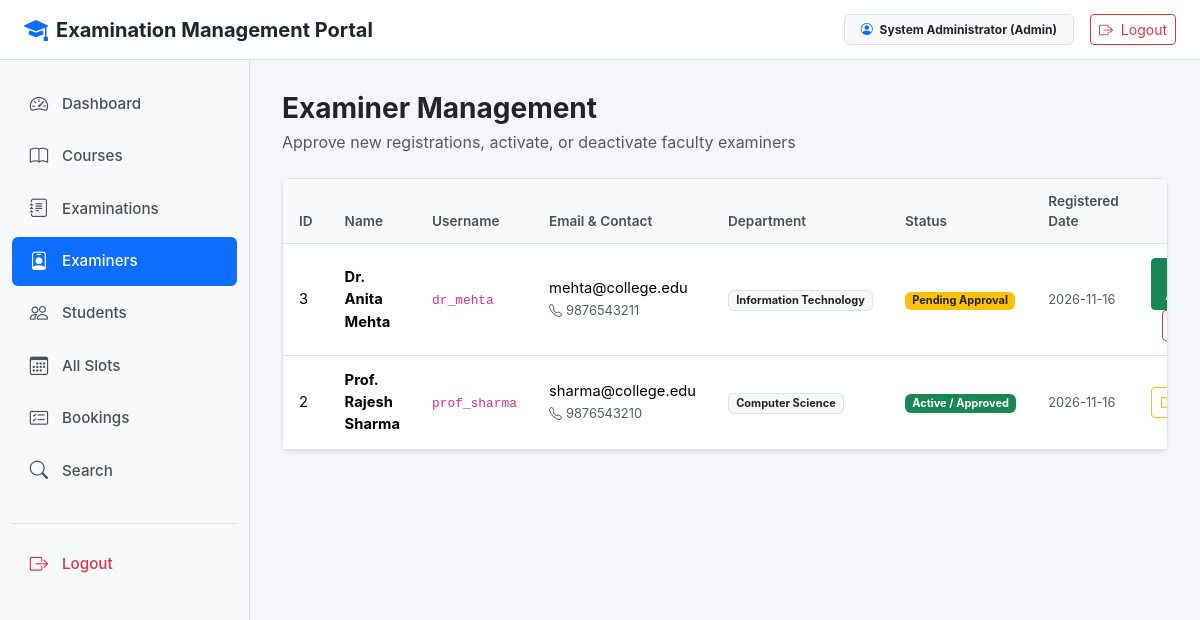
The page /admin/examiners (signed in) on the database its author committed.
### models.py (models this page shows, shortened)
class User(db.Model, UserMixin):
    id = db.Column(db.Integer, primary_key=True)
    username = db.Column(db.String(80), unique=True, nullable=False)
    email = db.Column(db.String(120), unique=True, nullable=False)
    password_hash = db.Column(db.String(255), nullable=False)
    name = db.Column(db.String(100), nullable=False)
    phone = db.Column(db.String(20))
    department = db.Column(db.String(100))
    role = db.Column(db.String(20), nullable=False, default='student')
    status = db.Column(db.String(20), nullable=False, default='active')
    created_at = db.Column(db.DateTime, default=datetime.utcnow)
    @property
    def is_active(self):
        return self.status not in ['deactivated', 'rejected']
    @property
    def is_admin(self):
        return self.role == 'admin'

### admin.py (the view)
@app.route('/admin/examiners')
@admin_required
def admin_examiners():
    examiners = User.query.filter_by(role='examiner').order_by(User.name.asc()).all()
    return render_template('admin/examiners.html', examiners=examiners)

### admin.py (called while the page is built)
def admin_required(function):
    @wraps(function)
    def wrapper(*args, **kwargs):
        if not current_user.is_authenticated:
            return redirect(url_for('login'))
        if not current_user.is_admin:
            flash('Admin access required.', 'danger')
            return redirect(url_for('index'))
        if current_user.status != 'active':
            logout_user()
            flash('Access denied. Account is inactive.', 'danger')
            return redirect(url_for('login'))
        return function(*args, **kwargs)
    return wrapper

### app.py (called while the page is built)
@login_manager.user_loader
def load_user(user_id):
    try:
        user = db.session.get(User, int(user_id))
        if user and user.status in ['deactivated', 'rejected']:
            return None
        return user
    except (ValueError, TypeError):
        return None

### templates/admin/examiners.html (shortened to what this page needs)
{% extends "base.html" %}
{% block content %}
<div class="d-flex justify-content-between align-items-center mb-4">
    <div>
        <h3 class="fw-bold mb-1">Examiner Management</h3>
        <p class="text-muted mb-0">Approve new registrations, activate, or deactivate faculty examiners</p>
    </div>
</div>
<div class="card shadow-sm">
    <div class="card-body p-0">
        <div class="table-responsive">
            <table class="table table-hover mb-0">
                <thead>
                    <tr>
                        <th>ID</th>
                        <th>Name</th>
                        <th>Username</th>
                        <th>Email & Contact</th>
                        <th>Department</th>
                        <th>Status</th>
                        <th>Registered Date</th>
                        <th class="text-end">Actions</th>
                    </tr>
                </thead>
                <tbody>
                    {% if examiners %}
                        {% for ex in examiners %}
                        <tr>
                            <td>{{ ex.id }}</td>
                            <td class="fw-bold">{{ ex.name }}</td>
                            <td><code>{{ ex.username }}</code></td>
                            <td>
                                {{ ex.email }}<br>
                                <small class="text-muted"><i class="bi bi-telephone me-1"></i>{{ ex.phone or 'Not provided' }}</small>
                            </td>
                            <td><span class="badge bg-light text-dark border">{{ ex.department or 'General' }}</span></td>
                            <td>
                                {% if ex.status == 'active' %}
                                <span class="badge bg-success">Active / Approved</span>
                                {% elif ex.status == 'pending' %}
                                <span class="badge bg-warning text-dark">Pending Approval</span>
                                {% elif ex.status == 'rejected' %}
                                <span class="badge bg-danger">Rejected</span>
                                {% else %}
                                <span class="badge bg-secondary">Deactivated</span>
                                {% endif %}
                            </td>
                            <td><small class="text-muted">{{ ex.created_at.strftime('%Y-%m-%d') }}</small></td>
                            <td class="text-end">
                                {% if ex.status == 'pending' %}
                                <form method="POST" action="{{ url_for('update_examiner_status', user_id=ex.id, action='approve') }}" class="d-inline">
                                    <button type="submit" class="btn btn-sm btn-success me-1">
                                    </button>
                                </form>
                                <form method="POST" action="{{ url_for('update_examiner_status', user_id=ex.id, action='reject') }}" class="d-inline">
                                    <button type="submit" class="btn btn-sm btn-outline-danger">
                                    </button>
                                </form>
                                {% elif ex.status == 'active' %}
                                <form method="POST" action="{{ url_for('update_examiner_status', user_id=ex.id, action='deactivate') }}" class="d-inline">
                                    <button type="submit" class="btn btn-sm btn-outline-warning">
                                        Deactivate
                                    </button>
                                </form>
                                {% else %}
                                <form method="POST" action="{{ url_for('update_examiner_status', user_id=ex.id, action='activate') }}" class="d-inline">
                                    <button type="submit" class="btn btn-sm btn-outline-success">
                                        Activate
                                    </button>
                                </form>
                                {% endif %}
                            </td>
                        </tr>
                        {% endfor %}
                    {% else %}
                        <tr>
                            <td colspan="8" class="text-center py-4 text-muted">No examiners found.</td>
                        </tr>
                    {% endif %}
                </tbody>
            </table>
        </div>
    </div>
</div>
{% endblock %}

### templates/base.html (shortened to what this page needs)
<!DOCTYPE html>
<html lang="en">
<head>
    <link href="https://cdn.jsdelivr.net/npm/bootstrap@5.3.2/dist/css/bootstrap.min.css" rel="stylesheet">
    <link href="https://cdn.jsdelivr.net/npm/bootstrap-icons@1.11.1/font/bootstrap-icons.css" rel="stylesheet">
</head>
<body>
    <nav class="top-navbar">
        <div class="d-flex align-items-center">
            <a href="{{ url_for('index') }}" class="text-decoration-none text-dark d-flex align-items-center gap-2">
                <i class="bi bi-mortarboard-fill text-primary fs-4"></i>
                <span class="fw-bold fs-5">Examination Management Portal</span>
            </a>
        </div>
        <div class="d-flex align-items-center gap-3">
            {% if current_user.is_authenticated %}
            <span class="badge bg-light text-dark border px-3 py-2">
                <i class="bi bi-person-circle me-1 text-primary"></i>
                {{ current_user.name }} ({{ current_user.role|capitalize }})
            </span>
            <a href="{{ url_for('logout') }}" class="btn btn-outline-danger btn-sm">
                <i class="bi bi-box-arrow-right me-1"></i> Logout
            </a>
            {% else %}
            <a href="{{ url_for('login') }}" class="btn btn-outline-primary btn-sm px-3">Login</a>
            <a href="{{ url_for('register') }}" class="btn btn-primary btn-sm px-3">Register</a>
            {% endif %}
        </div>
    </nav>
    {% if current_user.is_authenticated %}
    <div class="sidebar">
        <ul class="nav flex-column">
            {% if current_user.is_admin %}
            <li class="nav-item">
                <a class="nav-link {% if request.endpoint == 'admin_dashboard' %}active{% endif %}" href="{{ url_for('admin_dashboard') }}">
                    <i class="bi bi-speedometer2"></i> Dashboard
                </a>
            </li>
            <li class="nav-item">
                <a class="nav-link {% if request.endpoint in ['admin_courses', 'new_course', 'edit_course'] %}active{% endif %}" href="{{ url_for('admin_courses') }}">
                    <i class="bi bi-book"></i> Courses
                </a>
            </li>
            <li class="nav-item">
                <a class="nav-link {% if request.endpoint in ['admin_examinations', 'new_examination', 'edit_examination', 'admin_rubrics', 'new_rubric', 'edit_rubric'] %}active{% endif %}" href="{{ url_for('admin_examinations') }}">
                    <i class="bi bi-journal-text"></i> Examinations
                </a>
            </li>
            <li class="nav-item">
                <a class="nav-link {% if request.endpoint == 'admin_examiners' %}active{% endif %}" href="{{ url_for('admin_examiners') }}">
                    <i class="bi bi-person-badge"></i> Examiners
                </a>
            </li>
            <li class="nav-item">
                <a class="nav-link {% if request.endpoint == 'admin_students' %}active{% endif %}" href="{{ url_for('admin_students') }}">
                    <i class="bi bi-people"></i> Students
                </a>
            </li>
            <li class="nav-item">
                <a class="nav-link {% if request.endpoint in ['admin_slots', 'change_slot_examiner'] %}active{% endif %}" href="{{ url_for('admin_slots') }}">
                    <i class="bi bi-calendar3"></i> All Slots
                </a>
            </li>
            <li class="nav-item">
                <a class="nav-link {% if request.endpoint in ['admin_bookings', 'reschedule_booking'] %}active{% endif %}" href="{{ url_for('admin_bookings') }}">
                    <i class="bi bi-card-checklist"></i> Bookings
                </a>
            </li>
            <li class="nav-item">
                <a class="nav-link {% if request.endpoint == 'admin_search' %}active{% endif %}" href="{{ url_for('admin_search') }}">
                    <i class="bi bi-search"></i> Search
                </a>
            </li>
            {% endif %}
            <li class="nav-item mt-4 pt-3 border-top">
                <a class="nav-link text-danger" href="{{ url_for('logout') }}">
                    <i class="bi bi-box-arrow-right"></i> Logout
                </a>
            </li>
        </ul>
    </div>
    <main class="main-wrapper">
        {% block content %}{% endblock %}
    </main>
    {% endif %}
</body>
</html>

### templates/base.html (style rules this page uses)
:root { --primary-color: #0d6efd; --sidebar-width: 250px; --sidebar-bg: #f8f9fa; --border-color: #dee2e6; }
body { font-family: -apple-system, BlinkMacSystemFont, "Segoe UI", Roboto, "Helvetica Neue", Arial, sans-serif; background-color: #f4f6f9; color: #212529; margin: 0; padding: 0; }
.top-navbar { height: 60px; background-color: #ffffff; border-bottom: 1px solid var(--border-color); position: fixed; top: 0; left: 0; right: 0; z-index: 1030; display: flex; align-items: center; justify-content: space-between; padding: 0 1.5rem; }
.sidebar { width: var(--sidebar-width); background-color: var(--sidebar-bg); border-right: 1px solid var(--border-color); position: fixed; top: 60px; bottom: 0; left: 0; z-index: 1020; padding: 1.25rem 0.75rem; overflow-y: auto; }
.sidebar .nav-link { display: flex; align-items: center; padding: 0.65rem 1rem; color: #495057; border-radius: 6px; font-weight: 500; font-size: 0.95rem; margin-bottom: 0.25rem; text-decoration: none; }
.sidebar .nav-link i { font-size: 1.15rem; margin-right: 0.75rem; width: 22px; text-align: center; }
.sidebar .nav-link.active { color: #ffffff; background-color: var(--primary-color); }
.main-wrapper { margin-top: 60px; margin-left: var(--sidebar-width); padding: 2rem; min-height: calc(100vh - 60px); }
.card { border: 1px solid var(--border-color); border-radius: 8px; box-shadow: 0 1px 3px rgba(0, 0, 0, 0.05); background-color: #ffffff; }
.table { vertical-align: middle; }
.table thead th { background-color: #f8f9fa; color: #495057; font-size: 0.85rem; font-weight: 600; border-bottom: 1px solid var(--border-color); padding: 0.75rem 1rem; }
.table tbody td { padding: 0.85rem 1rem; border-bottom: 1px solid var(--border-color); font-size: 0.92rem; }

### rows shown on the page
User: name "System Administrator", role "Admin"
User: id "3", name "Dr. Anita Mehta", username "dr_mehta", email "mehta@college.edu", phone "9876543211", department "Information Technology", status "Pending Approval", created_at "2026-11-16"
User: id "2", name "Prof. Rajesh Sharma", username "prof_sharma", email "sharma@college.edu", phone "9876543210", department "Computer Science", status "Active / Approved", created_at "2026-11-16"
